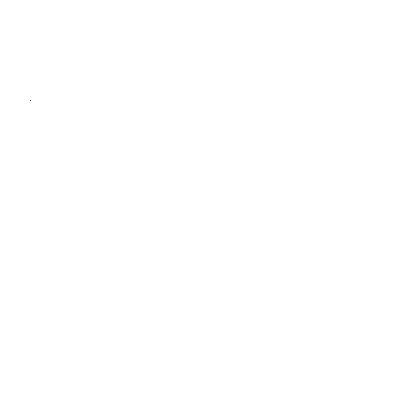
Frame 1 (no input)
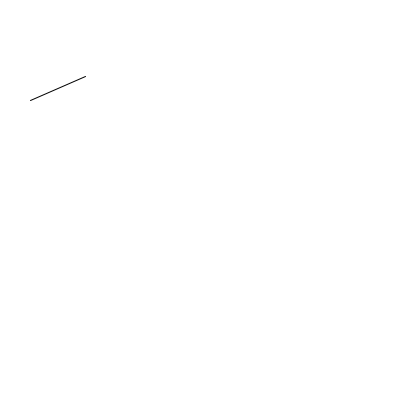
Frame 60 (the mouse pressed at the canvas centre just before this capture)
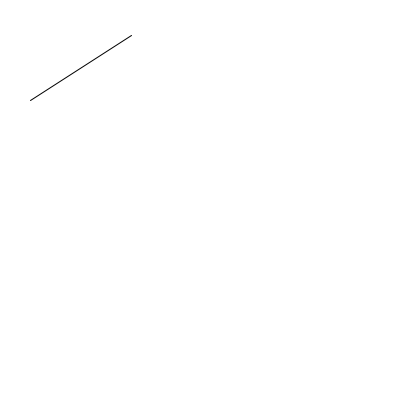
Frame 120 (the mouse held since frame 60 and released just before this capture)

The Processing sketch that drew these frames (run headless with seeded random() and noise(); from frame 60 on, the mouse is pressed at the canvas centre):

// Processing sketch: ShakingAFMHair
// ── ShakingAFMHair.pde
float lineSpeed;
float angle;
float distance;
float endDistance;
float jitter;

void setup(){
  size(420,420);
  smooth();
  lineSpeed = 1;
  angle = PI/6;
  distance = 0;
  endDistance = 350;
}
void draw(){
 background(255);
 if(distance < endDistance){
  distance += lineSpeed;
 }
 line(30,100,30+cos(angle)*distance,100+sin(angle)*distance);
 jitter = random(-0.1, 0.1);
   angle = angle + jitter;
  float c = cos(angle);
  translate(width/2, height/2);
  rotate(c);
 //can also be:
 //translate(30,100);
 //line(0,0,cos(angle)*distance,sin(angle)*distance);
}
